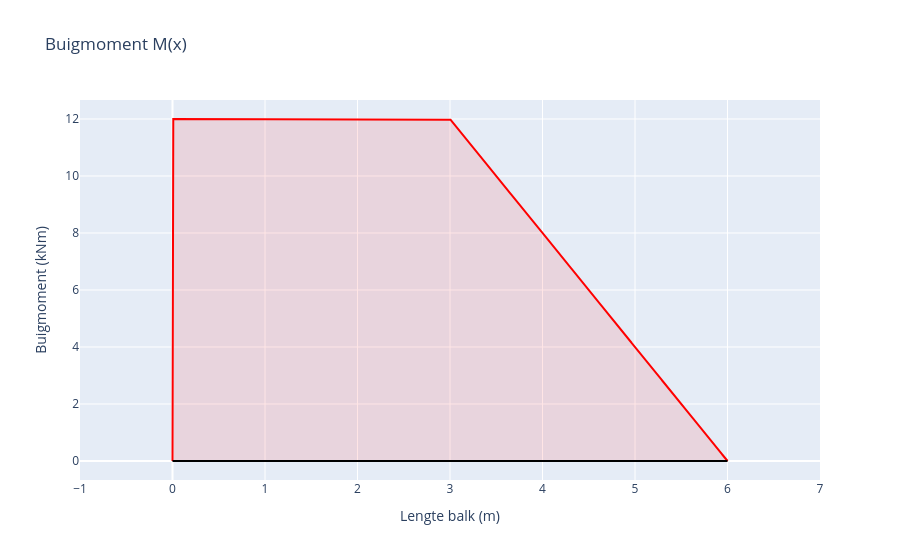

Notebook cell for this chart:
### Markdown cell above
## Buigmomentgrafiek

### Code cell
layout = go.Layout(
    title="Buigmoment M(x)",
    xaxis=dict(dtick=1,title="Lengte balk (m)", range=[-1, lengteBalk+1]),
    yaxis=dict(title="Buigmoment (kNm)"),
    showlegend=False
)

line = go.Scatter(
    x=X,
    y= sum(bendingMoment),
    mode='lines',
    name='Buigmoment (kNm)',
    fill = 'tonexty',
    line_color='red',
    fillcolor='rgba(255,0,0,0.1)'
)

axis = go.Scatter(
    x= [0,lengteBalk],
    y= [0,0],
    mode='lines',
    line_color='black'
)

fig= go.Figure(data=[line, axis], layout=layout)
fig.show()

### Figure 1 — Plotly figure (JSON) as saved in the notebook; plotly's stock layout.template omitted (floating-point values rounded to 4 significant figures; data arrays with more than 128 entries replaced by an {"elided": "..."} marker saying what was removed)
{"data": [{"fill": "tonexty", "fillcolor": "rgba(255,0,0,0.1)", "line": {"color": "red"}, "mode": "lines", "name": "Buigmoment (kNm)", "type": "scatter", "x": {"elided": "10002 float values"}, "y": {"elided": "10002 float values"}}, {"line": {"color": "black"}, "mode": "lines", "type": "scatter", "x": [0, 6], "y": [0, 0]}], "layout": {"autosize": true, "showlegend": false, "title": {"text": "Buigmoment M(x)"}, "xaxis": {"dtick": 1, "range": [-1, 7], "title": {"text": "Lengte balk (m)"}, "type": "linear"}, "yaxis": {"autorange": true, "range": [-0.6667, 12.67], "title": {"text": "Buigmoment (kNm)"}, "type": "linear"}}}
